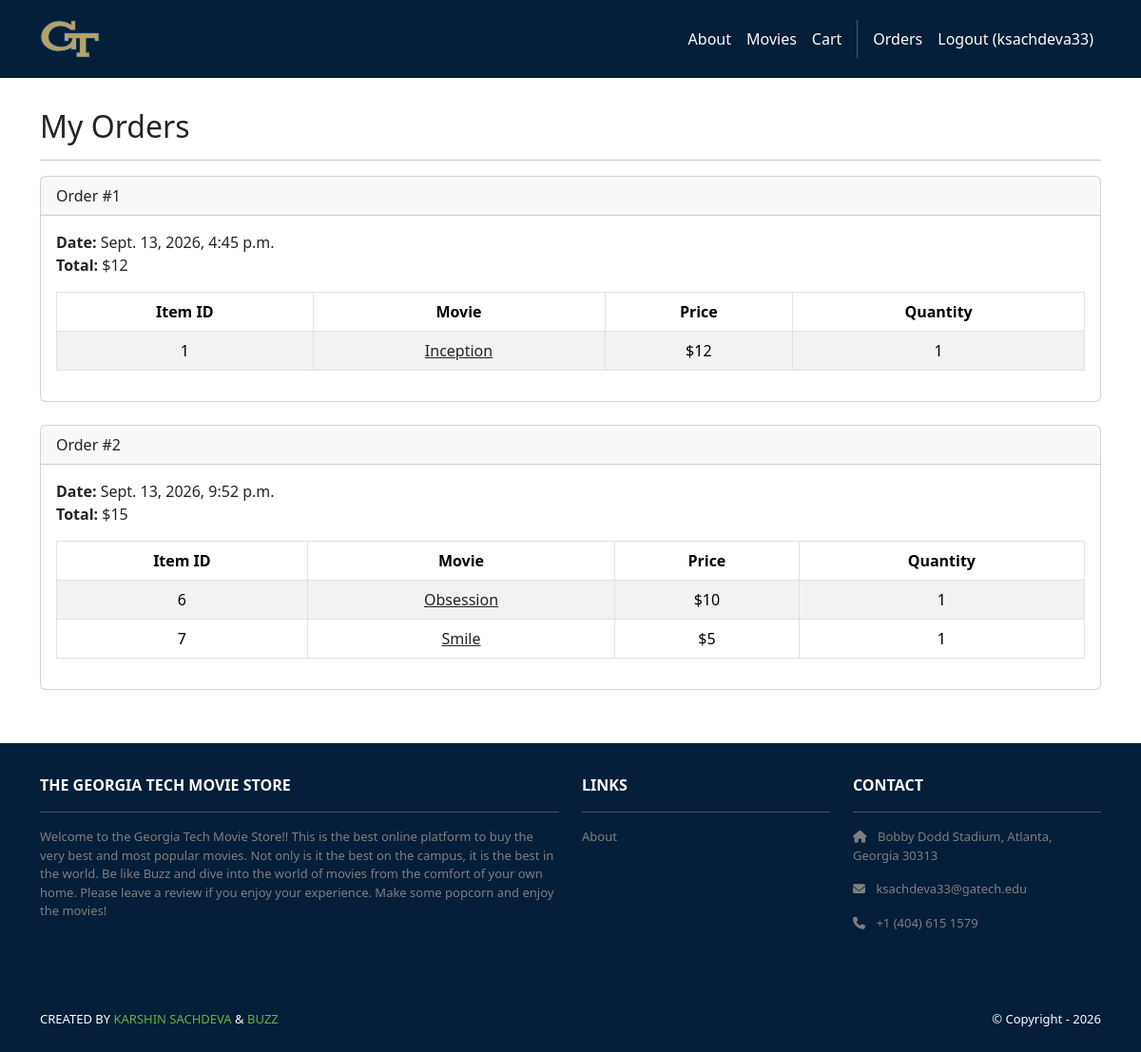
Page /accounts/orders/ (signed in) on the committed database.
### cart/models.py (models this page shows, shortened)
class Order(models.Model):
    id = models.AutoField(primary_key=True)
    total = models.IntegerField()
    date = models.DateTimeField(auto_now_add=True)
    user = models.ForeignKey(User,
        on_delete=models.CASCADE)

class Item(models.Model):
    id = models.AutoField(primary_key=True)
    price = models.IntegerField()
    quantity = models.IntegerField()
    order = models.ForeignKey(Order,
        on_delete=models.CASCADE)
    movie = models.ForeignKey(Movie,
        on_delete=models.CASCADE)

### movies/models.py (models this page shows, shortened)
class Movie(models.Model):
    id = models.AutoField(primary_key=True)
    name = models.CharField(max_length=255)
    price = models.IntegerField()
    description = models.TextField()
    image = models.ImageField(upload_to='movie_images/')

### accounts/views.py (the view)
# urls.py: path('orders/', views.orders, name='accounts.orders'),
@login_required
def orders(request):
    template_data = {}
    template_data['title'] = 'Orders'
    template_data['orders'] = request.user.order_set.all()
    return render(request, 'accounts/orders.html', {'template_data': template_data})

### accounts/templates/accounts/orders.html
{% extends 'base.html' %}
{% block content %}
<div class="p-3">
  <div class="container">
    <div class="row mt-3">
      <div class="col mx-auto mb-3">
        <h2>My Orders</h2>
        <hr />
        {% for order in template_data.orders %}
        <div class="card mb-4">
          <div class="card-header">
            Order #{{ order.id }}
          </div>
          <div class="card-body">
            <b>Date:</b> {{ order.date }}<br />
            <b>Total:</b> ${{ order.total }}<br />
            <table class="table table-bordered table-striped text-center mt-3">
              <thead>
                <tr>
                  <th scope="col">Item ID</th>
                  <th scope="col">Movie</th>
                  <th scope="col">Price</th>
                  <th scope="col">Quantity</th>
                </tr>
              </thead>
              <tbody>
                {% for item in order.item_set.all %}
                <tr>
                  <td>{{ item.movie.id }}</td>
                  <td>
                    <a class="link-dark"
                      href="{% url 'movies.show' id=item.movie.id %}">
                      {{ item.movie.name }}
                    </a>
                  </td>
                  <td>${{ item.movie.price }}</td>
                  <td>{{ item.quantity }}</td>
                </tr>
                {% endfor %}
              </tbody>
            </table>
          </div>
        </div>
        {% endfor %}
      </div>
    </div>
  </div>
</div>
{% endblock content %}

### moviesstore/templates/base.html (shortened to what this page needs)
<!DOCTYPE html>
<html>
  {% load static %}
  <head>
    <link href="https://cdn.jsdelivr.net/npm/bootstrap@5.3.3/dist/css/bootstrap.min.css" rel="stylesheet">
    <link rel="stylesheet" href="https://cdnjs.cloudflare.com/ajax/libs/font-awesome/6.1.1/css/all.min.css">
    <link rel="stylesheet" type="text/css" href="{% static 'css/style.css' %}">
  </head>
  <body>
    <nav class="p-3 navbar navbar-dark bg-dark navbar-expand-lg">
      <div class="container">
        <a class="navbar-brand" href="{% url 'home.index' %}">
          <img src="{% static 'img/logo.png' %}" alt="logo" height="40" />
        </a>
        <div class="collapse navbar-collapse" id="navbarNavAltMarkup">
          <div class="navbar-nav ms-auto navbar-ml">
            <a class="nav-link" href="{% url 'home.about' %}">About</a>
            <a class="nav-link" href="{% url 'movies.index' %}">Movies</a>
            <a class="nav-link" href="{% url 'cart.index' %}">Cart</a>
            {% if user.is_authenticated %}
            <a class="nav-link" href="{% url 'accounts.orders' %}">Orders</a>
            <a class="nav-link" href="{% url 'accounts.logout' %}">Logout ({{ user.username }})</a>
            {% else %}
            <a class="nav-link" href="{% url 'accounts.login' %}">Login</a>
            <a class="nav-link" href="{% url 'accounts.signup' %}">Sign Up</a>
            {% endif %}
          </div>
        </div>
      </div>
    </nav>
    <div>
      {% block content %}
      {% endblock content %}
    </div>
    <section class="p-3 ms-footer d-none d-md-block">
      <div class="container">
        <div class="row mt-3 text-white">
          <div class="col-md-6 col-lg-6 col-xl-6 mx-auto mb-4">
            <b>THE GEORGIA TECH MOVIE STORE</b>
            <hr />
            <p>Welcome to the Georgia Tech Movie Store!! This is the best online platform to buy the very best and most popular movies. Not only is it the best on the campus,
              it is the best in the world. Be like Buzz and dive into the world of movies from the comfort of your own home. Please leave a review if you enjoy your experience. Make some popcorn and enjoy the movies!</p>
          </div>
          <div class="col-md-3 col-lg-3 col-xl-3 mx-auto mb-4">
            <b>LINKS</b>
            <hr />
            <p><a class="nav-link" href="{% url 'home.about' %}">About</a></p>
          </div>
          <div class="col-md-3 col-lg-3 col-xl-3 mx-auto mb-4">
            <b>CONTACT</b>
            <hr />
            <p><i class="fas fa-home me-2"></i> Bobby Dodd Stadium, Atlanta, Georgia 30313</p>
            <p><i class="fas fa-envelope me-2"></i> ksachdeva33@gatech.edu</p>
            <p><i class="fas fa-phone me-2"></i> +1 (404) 615 1579</p>
          </div>
        </div>
      </div>
    </section>
    <section class="p-3 ms-footer-bottom bg-dark">
      <div class="container d-flex justify-content-between">
        <div class="me-5 text-white">
          <span>CREATED BY <a href="https://www.linkedin.com/in/karshin-sachdeva/" target="_blank">KARSHIN SACHDEVA</a> &
            <a href="https://ramblinwreck.com/buzz-appearance-request-form" target="_blank">BUZZ</a>
          </span>
        </div>
        <div class="text-white">
          <span>© Copyright - 2026</span>
        </div>
      </div>
    </section>
  </body>
</html>

### moviesstore/static/css/style.css (style rules this page uses)
.navbar a.nav-link { color: #FFFEF6 !important; }
.bg-dark { background-color: #051E39 !important; }
.ms-footer { background-color: #051E39; }
.ms-footer p { color: #7F7F7F; font-size: 13px; }
.ms-footer-bottom span { font-size: 13px; line-height: 38px; }
.ms-footer-bottom a { color: #6ab43e; text-decoration: none; }

### rows in the picture
Order: id "1", date "Sept. 13, 2026, 4:45 p.m.", total "12"
Item: movie.id "1", movie.name "Inception", movie.price "12", quantity "1"
Order: id "2", date "Sept. 13, 2026, 9:52 p.m.", total "15"
Item: movie.id "6", movie.name "Obsession", movie.price "10", quantity "1"
Item: movie.id "7", movie.name "Smile", movie.price "5", quantity "1"

### other values in the picture
{{ user.username }} "ksachdeva33"
